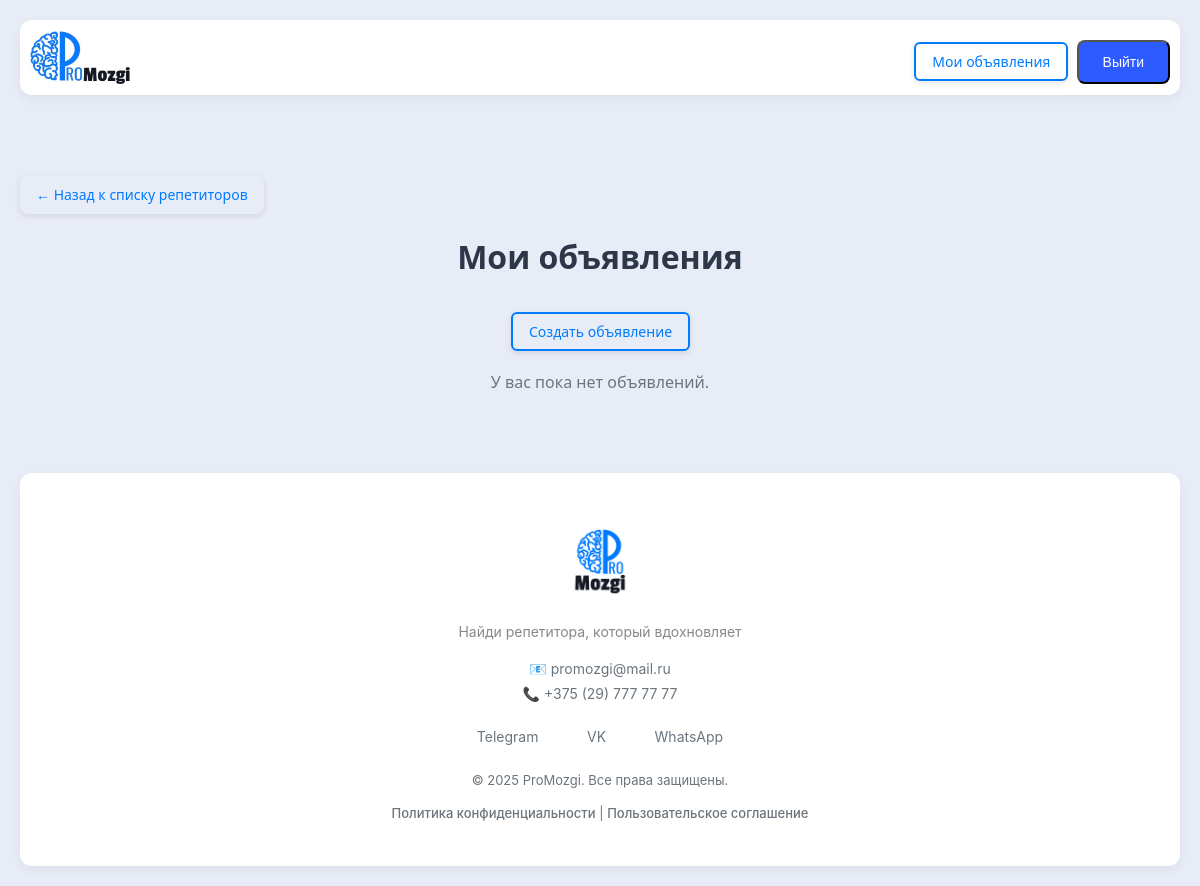
Page /my-ads/ (signed in) on the earlier database version.
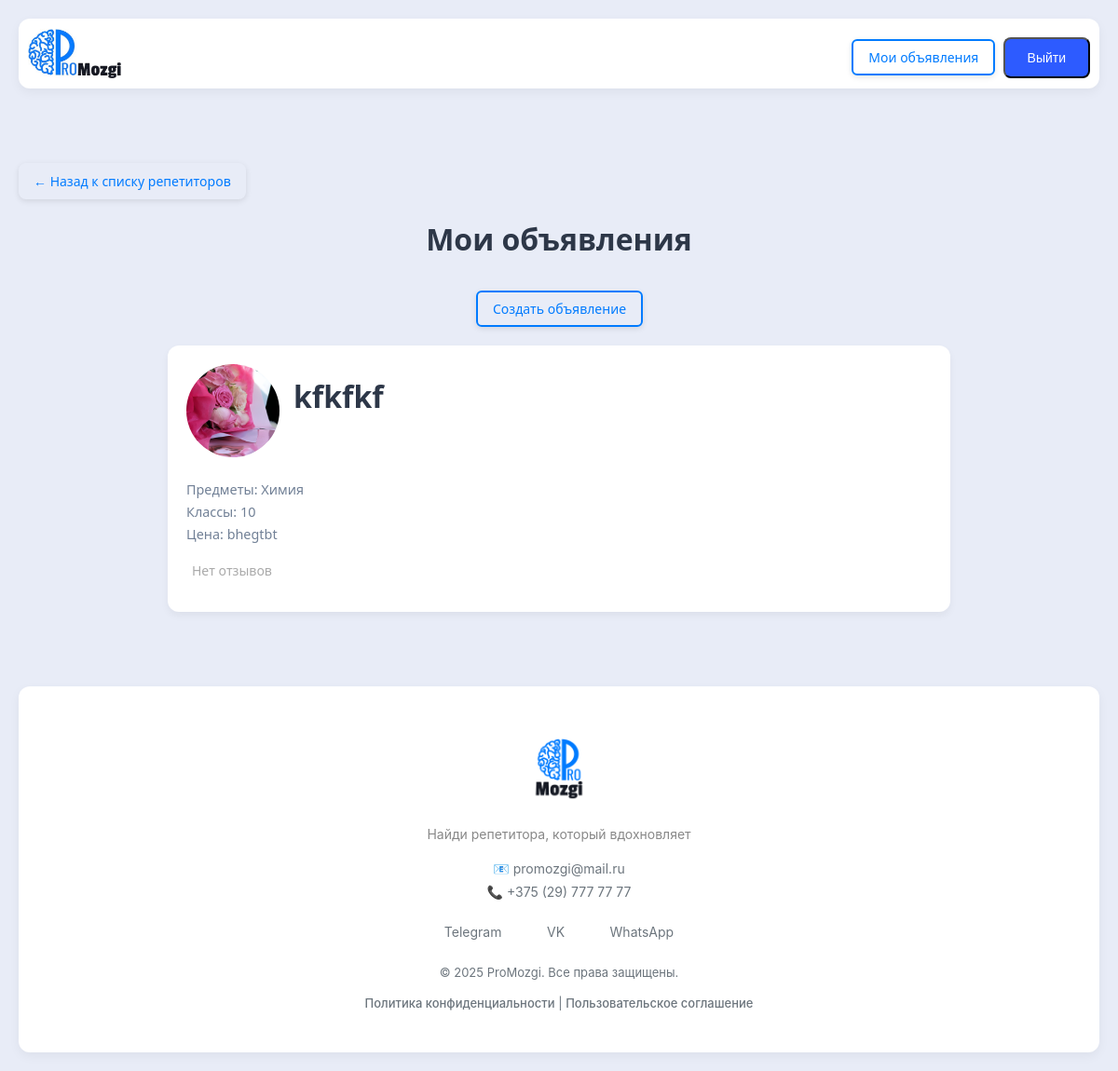
Same page on the later database version.
### myapp/models.py (models this page shows)
class Teacher(models.Model):
	user = models.ForeignKey(User, on_delete=models.CASCADE, verbose_name="Пользователь", related_name="teachers")
	photo = models.ImageField(upload_to='teachers_photos/', blank=True, null=True, verbose_name="Фото")
	fio = models.CharField("ФИО", max_length=50)
	description = models.TextField("Onиcaниe", null=True, blank=True)
	price = models.TextField("Цена", null=True, blank=True)
	subjects = models.ManyToManyField(Subjects, verbose_name="Учебный предмет")
	klass = models.ManyToManyField(Klass, verbose_name= "Класс")
	phone = models.CharField("Телефон", max_length=20, blank=True, null=True)
	def average_rating(self):
		reviews = self.reviews.all()  # предполагается, что related_name='reviews'
		if not reviews:
			return 0
		avg = sum(review.rating for review in reviews) / len(reviews)
		return round(avg, 1)
	def __str__(self):
		return f"{self.fio}, {self.subjects_list}"
	class Meta:
		verbose_name_plural = "Учителя"
		verbose_name = "Учитель"
	@property
	def subjects_list(self):
		return ", ".join(map(str, self.subjects.all()))
	@property
	def klass_list(self):
		return ", ".join(map(str, self.klass.all()))

class Subjects(models.Model):
	name = models.CharField("Учебный предмет", max_length = 50)
	def __str__(self):
		return f"{self.name}"
	class Meta:
		verbose_name_plural = "Учебные предметы"
		verbose_name = "Учебный предмет"

class Klass(models.Model):
	name = models.CharField("Класс", max_length = 2)
	def __str__(self):
		return f"{self.name}"
	class Meta:
		verbose_name_plural = "Классы"
		verbose_name = "Класс"

### myapp/views.py (the view)
# urls.py: path('my-ads/', MyAdsView.as_view(), name='my_ads'),
class MyAdsView(LoginRequiredMixin, ListView):
    model = Teacher
    template_name = 'teachers/my_ads.html'
    context_object_name = 'teachers'
    def get_queryset(self):
        return Teacher.objects.filter(user=self.request.user)
    def get_context_data(self, **kwargs):
        context = super().get_context_data(**kwargs)
        context['subjects'] = Subjects.objects.all()
        context['klasses'] = Klass.objects.all()
        print(context)
        return context

### myapp/templates/teachers/my_ads.html (shortened to what this page needs)
{% load static %}
<!DOCTYPE html>
<html lang="en">
<head>
    <link rel="stylesheet" type="text/css" href="{% static 'myapp/style.css' %}">
    <link rel="stylesheet" href="{% static 'myapp/footer.css' %}">
    <link rel="stylesheet" href="{% static 'myapp/teacher_list.css' %}">
    <link rel="stylesheet" href="{% static 'myapp/header.css' %}">
</head>
<body>
 <header class="site-header">
    <div class="header-card">
        <div class="header-logo">
        <img src="{% static 'myapp/images/logo_header.png' %}" alt="ProMozgi" class="logo-img">
        </div>
        <div class="header-controls">
            {% if user.is_authenticated %}
                <form method="post" action="{% url 'logout' %}" style="display: inline;">
                    <a href="{% url 'my_ads' %}" class="btn-outline">Мои объявления</a>
                    <button type="submit" class="btn-v">Выйти</button>
                </form>
            {% else %}
                <a href="{% url 'register' %}" class="btn-outline">Регистрация</a>
                <a href="{% url 'login' %}?next={{ request.path }}" class="btn-v">Войти</a>
            {% endif %}
            </div>
    </div>
    </header>
    <a href="{% url 'teachers_list' %}" class="back-button">← Назад к списку репетиторов</a>
    <h1>Мои объявления</h1>
        <p style ="text-align: center;">
            <a href="{% url 'create_teacher' %}" class="btn-outline">Создать объявление</a>
        </p>
    {% if teachers %}
            {% for teacher in teachers %}
            <a href="{% url 'teacher_details' teacher.id %}" class="teacher-card">
            <div class="teacher-header">
                {% if teacher.photo %}
                    <img src="{{ teacher.photo.url }}" alt="Фото {{ teacher.fio }}" class="avatar">
                {% else %}
                    <div class="avatar-placeholder">{{ teacher.fio|first }}</div>
                {% endif %}
                    <h1 class="teacher-name">{{ teacher.fio }}</h1>
                </div>
                <p class="subjects">Предметы: {{ teacher.subjects_list }}</p>
                <p class="klass">Классы: {{ teacher.klass_list }}</p>
                <p class="price">Цена: {{ teacher.price }}</p>
                {% if teacher.average_rating > 0 %}
                <div class="teacher-rating">
                    <span class="rating-value">{{ teacher.average_rating }}</span>
                    <span class="star">★</span>
                </div>
                {% else %}
                    <div class="teacher-rating">
                        <span class="rating-value">Нет отзывов</span>
                    </div>
                {% endif %}
                </a>
            {% endfor %}
    {% else %}
        <p style="color: #6c757d; text-align: center;">У вас пока нет объявлений.</p>
    {% endif %}
    <footer class="site-footer">
        <div class="footer-card">
          <div class="footer-brand">
            <img src="{% static 'myapp/images/logo_footer.png' %}" alt="Логотип" class="footer-logo">
            <p>Найди репетитора, который вдохновляет</p>
          </div>
          <div class="footer-contacts">
            <p>📧 promozgi@mail.ru</p>
            <p>📞 +375 (29) 777 77 77</p>
          </div>
          <div class="footer-social">
            <a href="#" class="social-link">Telegram</a>
            <a href="#" class="social-link">VK</a>
            <a href="#" class="social-link">WhatsApp</a>
          </div>
          <div class="footer-legal">
            <p>© 2025 ProMozgi. Все права защищены.</p>
            <p>
              <a href="/privacy/">Политика конфиденциальности</a> |
              <a href="/terms/">Пользовательское соглашение</a>
            </p>
          </div>
        </div>
    </footer>
</body>
</html>

Differences in the rows shown:
added Teacher: photo (picture), fio "kfkfkf", subjects_list "Химия", klass_list "10", price "bhegtbt", shows "Нет отзывов"
Other differences:
text no longer shown: "У вас пока нет объявлений."
